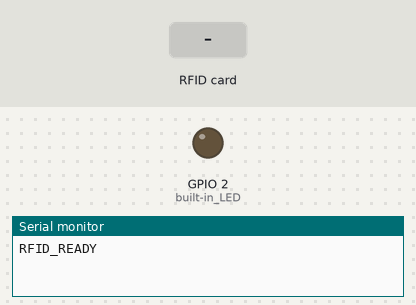
A sketch run on a simulated ESP32. Parts: output pins drawn as LEDs (lit = HIGH), the last lines printed to the serial monitor. Inputs (shaded band) come from the test bench.

Above: at 1.2 s.
1.3 s: RFID card 5E 7A 19 C4 held to the reader
At 1.4 s:
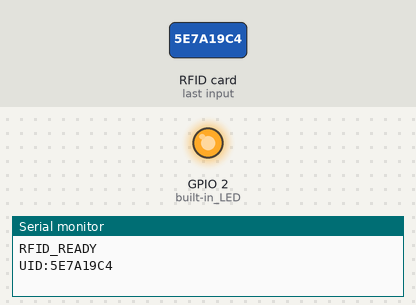
Timing chart, 0 to 4.3 s (numbered marks = the images above; inputs shaded):
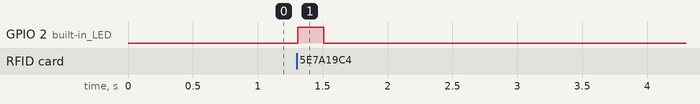

Measured:
- after the input at 1.3 s, GPIO 2 (built-in_LED): LOW → HIGH at once, → LOW 0.20 s later

The sketch:

rfid_scanner.ino
```cpp
/*
  ESP32 + RC522 RFID Scanner
  Reads card UID and sends it over USB Serial to Python.

  WIRING:
    RC522   ->  ESP32
    SDA     ->  GPIO 5
    SCK     ->  GPIO 18
    MOSI    ->  GPIO 23
    MISO    ->  GPIO 19
    RST     ->  GPIO 22
    3.3V    ->  3.3V
    GND     ->  GND
*/

#include <SPI.h>
#include <MFRC522.h>

#define SS_PIN  5
#define RST_PIN 22

MFRC522 rfid(SS_PIN, RST_PIN);

String lastUID = "";
unsigned long lastScanTime = 0;

void setup() {
  Serial.begin(115200);
  SPI.begin();
  rfid.PCD_Init();
  pinMode(2, OUTPUT); // built-in LED
  Serial.println("RFID_READY");
}

void loop() {
  if (!rfid.PICC_IsNewCardPresent() || !rfid.PICC_ReadCardSerial()) {
    return;
  }

  // Build UID string
  String uid = "";
  for (byte i = 0; i < rfid.uid.size; i++) {
    if (rfid.uid.uidByte[i] < 0x10) uid += "0";
    uid += String(rfid.uid.uidByte[i], HEX);
  }
  uid.toUpperCase();

  // Skip duplicate scan within 3 seconds
  if (uid == lastUID && (millis() - lastScanTime) < 3000) {
    rfid.PICC_HaltA();
    rfid.PCD_StopCrypto1();
    return;
  }

  lastUID = uid;
  lastScanTime = millis();

  // Send UID to Python over serial
  Serial.println("UID:" + uid);

  // Blink LED
  digitalWrite(2, HIGH);
  delay(200);
  digitalWrite(2, LOW);

  rfid.PICC_HaltA();
  rfid.PCD_StopCrypto1();
}
```
